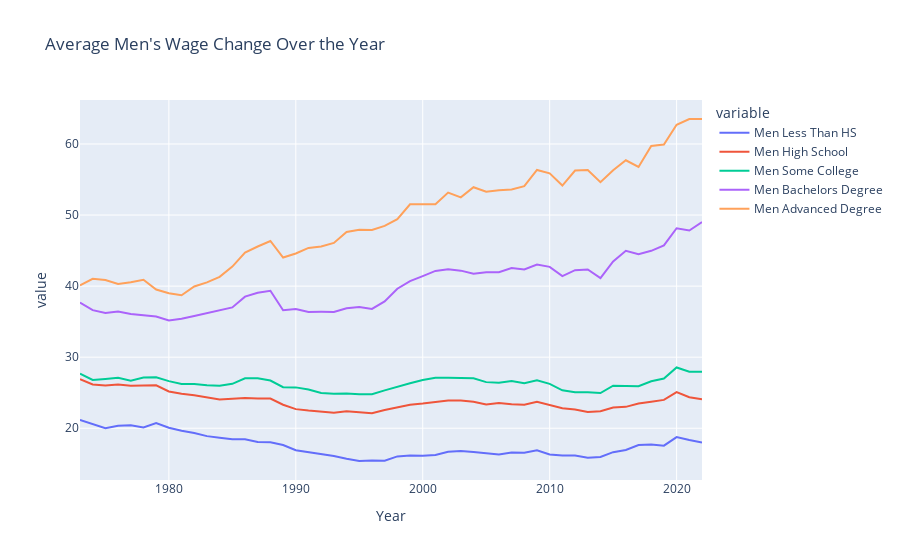
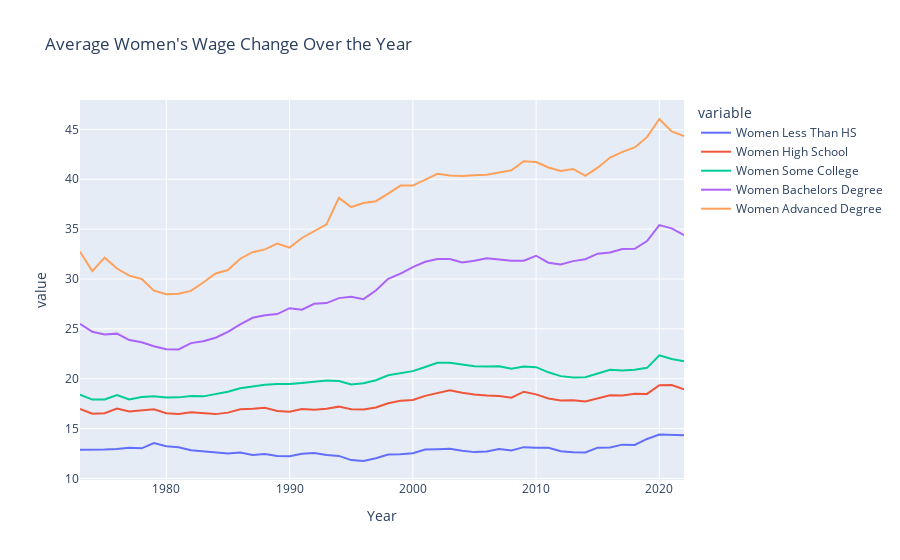

Notebook code for these charts, in order:
### Code cell
fig_men = px.line(df_men, x="Year", y=df_men.columns,
              title="Average Men's Wage Change Over the Year")



fig_women = px.line(df_women, x="Year", y=df_women.columns,
              title="Average Women's Wage Change Over the Year")


fig_men.show()

fig_women.show()

### Figure 1 — Plotly figure (JSON) as saved in the notebook; plotly's stock layout.template omitted (floating-point values rounded to 4 significant figures)
{"data": [{"hovertemplate": "variable=Men Less Than HS<br>Year=%{x}<br>value=%{y}<extra></extra>", "legendgroup": "Men Less Than HS", "line": {"color": "#636efa", "dash": "solid"}, "marker": {"symbol": "circle"}, "mode": "lines", "name": "Men Less Than HS", "orientation": "v", "showlegend": true, "type": "scatter", "x": [1973, 1974, 1975, 1976, 1977, 1978, 1979, 1980, 1981, 1982, 1983, 1984, 1985, 1986, 1987, 1988, 1989, 1990, 1991, 1992, 1993, 1994, 1995, 1996, 1997, 1998, 1999, 2000, 2001, 2002, 2003, 2004, 2005, 2006, 2007, 2008, 2009, 2010, 2011, 2012, 2013, 2014, 2015, 2016, 2017, 2018, 2019, 2020, 2021, 2022], "xaxis": "x", "y": [21.18, 20.63, 20, 20.36, 20.43, 20.1, 20.74, 20.08, 19.64, 19.34, 18.89, 18.66, 18.46, 18.44, 18.05, 18.02, 17.63, 16.9, 16.66, 16.42, 16.09, 15.72, 15.39, 15.45, 15.44, 16.04, 16.16, 16.13, 16.23, 16.7, 16.79, 16.66, 16.46, 16.31, 16.6, 16.56, 16.91, 16.32, 16.16, 16.15, 15.86, 15.95, 16.63, 16.95, 17.63, 17.7, 17.55, 18.76, 18.34, 17.99], "yaxis": "y"}, {"hovertemplate": "variable=Men High School<br>Year=%{x}<br>value=%{y}<extra></extra>", "legendgroup": "Men High School", "line": {"color": "#EF553B", "dash": "solid"}, "marker": {"symbol": "circle"}, "mode": "lines", "name": "Men High School", "orientation": "v", "showlegend": true, "type": "scatter", "x": [1973, 1974, 1975, 1976, 1977, 1978, 1979, 1980, 1981, 1982, 1983, 1984, 1985, 1986, 1987, 1988, 1989, 1990, 1991, 1992, 1993, 1994, 1995, 1996, 1997, 1998, 1999, 2000, 2001, 2002, 2003, 2004, 2005, 2006, 2007, 2008, 2009, 2010, 2011, 2012, 2013, 2014, 2015, 2016, 2017, 2018, 2019, 2020, 2021, 2022], "xaxis": "x", "y": [26.9, 26.15, 26.02, 26.14, 25.97, 25.97, 26.04, 25.18, 24.84, 24.64, 24.33, 24.06, 24.14, 24.24, 24.17, 24.18, 23.31, 22.69, 22.49, 22.32, 22.18, 22.39, 22.2, 22.11, 22.58, 22.99, 23.31, 23.48, 23.67, 23.92, 23.89, 23.74, 23.34, 23.55, 23.39, 23.3, 23.74, 23.28, 22.81, 22.65, 22.28, 22.4, 22.93, 23.01, 23.47, 23.72, 23.99, 25.09, 24.36, 24.08], "yaxis": "y"}, {"hovertemplate": "variable=Men Some College<br>Year=%{x}<br>value=%{y}<extra></extra>", "legendgroup": "Men Some College", "line": {"color": "#00cc96", "dash": "solid"}, "marker": {"symbol": "circle"}, "mode": "lines", "name": "Men Some College", "orientation": "v", "showlegend": true, "type": "scatter", "x": [1973, 1974, 1975, 1976, 1977, 1978, 1979, 1980, 1981, 1982, 1983, 1984, 1985, 1986, 1987, 1988, 1989, 1990, 1991, 1992, 1993, 1994, 1995, 1996, 1997, 1998, 1999, 2000, 2001, 2002, 2003, 2004, 2005, 2006, 2007, 2008, 2009, 2010, 2011, 2012, 2013, 2014, 2015, 2016, 2017, 2018, 2019, 2020, 2021, 2022], "xaxis": "x", "y": [27.67, 26.79, 26.93, 27.1, 26.7, 27.14, 27.18, 26.63, 26.24, 26.22, 26.04, 25.97, 26.25, 27.04, 27.02, 26.71, 25.78, 25.75, 25.46, 24.95, 24.84, 24.89, 24.78, 24.79, 25.33, 25.86, 26.34, 26.78, 27.12, 27.1, 27.04, 27.03, 26.49, 26.39, 26.66, 26.32, 26.75, 26.24, 25.34, 25.05, 25.07, 24.96, 25.99, 25.98, 25.91, 26.61, 26.99, 28.55, 27.96, 27.96], "yaxis": "y"}, {"hovertemplate": "variable=Men Bachelors Degree<br>Year=%{x}<br>value=%{y}<extra></extra>", "legendgroup": "Men Bachelors Degree", "line": {"color": "#ab63fa", "dash": "solid"}, "marker": {"symbol": "circle"}, "mode": "lines", "name": "Men Bachelors Degree", "orientation": "v", "showlegend": true, "type": "scatter", "x": [1973, 1974, 1975, 1976, 1977, 1978, 1979, 1980, 1981, 1982, 1983, 1984, 1985, 1986, 1987, 1988, 1989, 1990, 1991, 1992, 1993, 1994, 1995, 1996, 1997, 1998, 1999, 2000, 2001, 2002, 2003, 2004, 2005, 2006, 2007, 2008, 2009, 2010, 2011, 2012, 2013, 2014, 2015, 2016, 2017, 2018, 2019, 2020, 2021, 2022], "xaxis": "x", "y": [37.69, 36.62, 36.21, 36.42, 36.09, 35.92, 35.72, 35.16, 35.41, 35.8, 36.21, 36.63, 37, 38.52, 39.07, 39.34, 36.6, 36.77, 36.36, 36.38, 36.37, 36.89, 37.07, 36.8, 37.84, 39.63, 40.71, 41.41, 42.14, 42.36, 42.18, 41.74, 41.96, 41.97, 42.55, 42.34, 43.04, 42.71, 41.41, 42.25, 42.34, 41.14, 43.47, 44.98, 44.5, 44.97, 45.74, 48.15, 47.83, 49.01], "yaxis": "y"}, {"hovertemplate": "variable=Men Advanced Degree<br>Year=%{x}<br>value=%{y}<extra></extra>", "legendgroup": "Men Advanced Degree", "line": {"color": "#FFA15A", "dash": "solid"}, "marker": {"symbol": "circle"}, "mode": "lines", "name": "Men Advanced Degree", "orientation": "v", "showlegend": true, "type": "scatter", "x": [1973, 1974, 1975, 1976, 1977, 1978, 1979, 1980, 1981, 1982, 1983, 1984, 1985, 1986, 1987, 1988, 1989, 1990, 1991, 1992, 1993, 1994, 1995, 1996, 1997, 1998, 1999, 2000, 2001, 2002, 2003, 2004, 2005, 2006, 2007, 2008, 2009, 2010, 2011, 2012, 2013, 2014, 2015, 2016, 2017, 2018, 2019, 2020, 2021, 2022], "xaxis": "x", "y": [40.09, 41.03, 40.86, 40.31, 40.56, 40.89, 39.52, 39, 38.72, 39.95, 40.53, 41.3, 42.75, 44.72, 45.58, 46.35, 44.02, 44.6, 45.38, 45.58, 46.08, 47.61, 47.93, 47.89, 48.47, 49.41, 51.52, 51.48, 51.54, 53.17, 52.49, 53.92, 53.29, 53.5, 53.61, 54.06, 56.35, 55.87, 54.15, 56.26, 56.35, 54.63, 56.32, 57.71, 56.77, 59.73, 59.93, 62.7, 63.52, 63.51], "yaxis": "y"}], "layout": {"autosize": true, "legend": {"title": {"text": "variable"}, "tracegroupgap": 0}, "title": {"text": "Average Men's Wage Change Over the Year"}, "xaxis": {"anchor": "y", "autorange": true, "domain": [0, 1], "range": [1973, 2022], "title": {"text": "Year"}, "type": "linear"}, "yaxis": {"anchor": "x", "autorange": true, "domain": [0, 1], "range": [12.72, 66.19], "title": {"text": "value"}, "type": "linear"}}}

### Figure 2 — Plotly figure (JSON) as saved in the notebook; plotly's stock layout.template omitted (floating-point values rounded to 4 significant figures)
{"data": [{"hovertemplate": "variable=Women Less Than HS<br>Year=%{x}<br>value=%{y}<extra></extra>", "legendgroup": "Women Less Than HS", "line": {"color": "#636efa", "dash": "solid"}, "marker": {"symbol": "circle"}, "mode": "lines", "name": "Women Less Than HS", "orientation": "v", "showlegend": true, "type": "scatter", "x": [1973, 1974, 1975, 1976, 1977, 1978, 1979, 1980, 1981, 1982, 1983, 1984, 1985, 1986, 1987, 1988, 1989, 1990, 1991, 1992, 1993, 1994, 1995, 1996, 1997, 1998, 1999, 2000, 2001, 2002, 2003, 2004, 2005, 2006, 2007, 2008, 2009, 2010, 2011, 2012, 2013, 2014, 2015, 2016, 2017, 2018, 2019, 2020, 2021, 2022], "xaxis": "x", "y": [12.89, 12.87, 12.91, 12.96, 13.08, 13.02, 13.54, 13.22, 13.12, 12.82, 12.72, 12.55, 12.49, 12.59, 12.36, 12.46, 12.25, 12.23, 12.47, 12.54, 12.36, 12.26, 11.84, 11.75, 12.02, 12.4, 12.42, 12.52, 12.9, 12.93, 12.97, 12.77, 12.64, 12.71, 12.96, 12.8, 13.14, 13.08, 13.07, 12.72, 12.62, 12.6, 13.09, 13.11, 13.39, 13.36, 13.96, 14.4, 14.36, 14.33], "yaxis": "y"}, {"hovertemplate": "variable=Women High School<br>Year=%{x}<br>value=%{y}<extra></extra>", "legendgroup": "Women High School", "line": {"color": "#EF553B", "dash": "solid"}, "marker": {"symbol": "circle"}, "mode": "lines", "name": "Women High School", "orientation": "v", "showlegend": true, "type": "scatter", "x": [1973, 1974, 1975, 1976, 1977, 1978, 1979, 1980, 1981, 1982, 1983, 1984, 1985, 1986, 1987, 1988, 1989, 1990, 1991, 1992, 1993, 1994, 1995, 1996, 1997, 1998, 1999, 2000, 2001, 2002, 2003, 2004, 2005, 2006, 2007, 2008, 2009, 2010, 2011, 2012, 2013, 2014, 2015, 2016, 2017, 2018, 2019, 2020, 2021, 2022], "xaxis": "x", "y": [16.97, 16.49, 16.54, 17.01, 16.71, 16.84, 16.94, 16.54, 16.46, 16.63, 16.52, 16.45, 16.6, 16.94, 16.98, 17.08, 16.77, 16.69, 16.97, 16.88, 16.99, 17.2, 16.95, 16.92, 17.11, 17.54, 17.78, 17.87, 18.28, 18.59, 18.85, 18.59, 18.41, 18.32, 18.26, 18.09, 18.7, 18.43, 18.01, 17.82, 17.84, 17.72, 18.05, 18.33, 18.31, 18.49, 18.48, 19.35, 19.36, 18.93], "yaxis": "y"}, {"hovertemplate": "variable=Women Some College<br>Year=%{x}<br>value=%{y}<extra></extra>", "legendgroup": "Women Some College", "line": {"color": "#00cc96", "dash": "solid"}, "marker": {"symbol": "circle"}, "mode": "lines", "name": "Women Some College", "orientation": "v", "showlegend": true, "type": "scatter", "x": [1973, 1974, 1975, 1976, 1977, 1978, 1979, 1980, 1981, 1982, 1983, 1984, 1985, 1986, 1987, 1988, 1989, 1990, 1991, 1992, 1993, 1994, 1995, 1996, 1997, 1998, 1999, 2000, 2001, 2002, 2003, 2004, 2005, 2006, 2007, 2008, 2009, 2010, 2011, 2012, 2013, 2014, 2015, 2016, 2017, 2018, 2019, 2020, 2021, 2022], "xaxis": "x", "y": [18.41, 17.91, 17.91, 18.37, 17.92, 18.17, 18.25, 18.12, 18.13, 18.26, 18.23, 18.44, 18.69, 19.04, 19.25, 19.39, 19.47, 19.48, 19.57, 19.67, 19.82, 19.76, 19.43, 19.55, 19.85, 20.34, 20.55, 20.76, 21.18, 21.59, 21.6, 21.46, 21.25, 21.22, 21.25, 20.99, 21.22, 21.16, 20.64, 20.26, 20.12, 20.14, 20.54, 20.89, 20.83, 20.91, 21.09, 22.35, 21.97, 21.76], "yaxis": "y"}, {"hovertemplate": "variable=Women Bachelors Degree<br>Year=%{x}<br>value=%{y}<extra></extra>", "legendgroup": "Women Bachelors Degree", "line": {"color": "#ab63fa", "dash": "solid"}, "marker": {"symbol": "circle"}, "mode": "lines", "name": "Women Bachelors Degree", "orientation": "v", "showlegend": true, "type": "scatter", "x": [1973, 1974, 1975, 1976, 1977, 1978, 1979, 1980, 1981, 1982, 1983, 1984, 1985, 1986, 1987, 1988, 1989, 1990, 1991, 1992, 1993, 1994, 1995, 1996, 1997, 1998, 1999, 2000, 2001, 2002, 2003, 2004, 2005, 2006, 2007, 2008, 2009, 2010, 2011, 2012, 2013, 2014, 2015, 2016, 2017, 2018, 2019, 2020, 2021, 2022], "xaxis": "x", "y": [25.5, 24.7, 24.44, 24.52, 23.88, 23.65, 23.26, 22.96, 22.94, 23.57, 23.75, 24.11, 24.69, 25.45, 26.11, 26.37, 26.48, 27.07, 26.92, 27.51, 27.58, 28.08, 28.21, 27.98, 28.84, 30.01, 30.53, 31.19, 31.72, 32.01, 32, 31.66, 31.82, 32.08, 31.96, 31.83, 31.84, 32.33, 31.63, 31.45, 31.79, 31.98, 32.54, 32.66, 33.01, 33.03, 33.8, 35.41, 35.08, 34.39], "yaxis": "y"}, {"hovertemplate": "variable=Women Advanced Degree<br>Year=%{x}<br>value=%{y}<extra></extra>", "legendgroup": "Women Advanced Degree", "line": {"color": "#FFA15A", "dash": "solid"}, "marker": {"symbol": "circle"}, "mode": "lines", "name": "Women Advanced Degree", "orientation": "v", "showlegend": true, "type": "scatter", "x": [1973, 1974, 1975, 1976, 1977, 1978, 1979, 1980, 1981, 1982, 1983, 1984, 1985, 1986, 1987, 1988, 1989, 1990, 1991, 1992, 1993, 1994, 1995, 1996, 1997, 1998, 1999, 2000, 2001, 2002, 2003, 2004, 2005, 2006, 2007, 2008, 2009, 2010, 2011, 2012, 2013, 2014, 2015, 2016, 2017, 2018, 2019, 2020, 2021, 2022], "xaxis": "x", "y": [32.73, 30.78, 32.14, 31.05, 30.33, 30, 28.83, 28.47, 28.51, 28.81, 29.65, 30.55, 30.9, 32.03, 32.69, 32.97, 33.54, 33.14, 34.11, 34.82, 35.48, 38.13, 37.21, 37.61, 37.8, 38.56, 39.36, 39.36, 39.94, 40.55, 40.38, 40.32, 40.39, 40.46, 40.68, 40.9, 41.8, 41.73, 41.18, 40.83, 41.03, 40.34, 41.16, 42.17, 42.75, 43.19, 44.22, 46.04, 44.8, 44.34], "yaxis": "y"}], "layout": {"autosize": true, "legend": {"title": {"text": "variable"}, "tracegroupgap": 0}, "title": {"text": "Average Women's Wage Change Over the Year"}, "xaxis": {"anchor": "y", "autorange": true, "domain": [0, 1], "range": [1973, 2022], "title": {"text": "Year"}, "type": "linear"}, "yaxis": {"anchor": "x", "autorange": true, "domain": [0, 1], "range": [9.845, 47.95], "title": {"text": "value"}, "type": "linear"}}}
